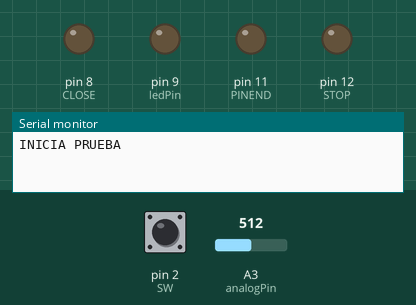
This sketch was run on a simulated Arduino Uno, built with avr-gcc and run on an emulated ATmega328P. Shown: output pins drawn as LEDs (lit = HIGH), the last lines printed to the serial monitor. Inputs (shaded band) come from the test bench; at power-on: A3 (analogPin) = 512, pin 2 (SW) HIGH.

Above: at 0.1 s.
At 4.8 s:
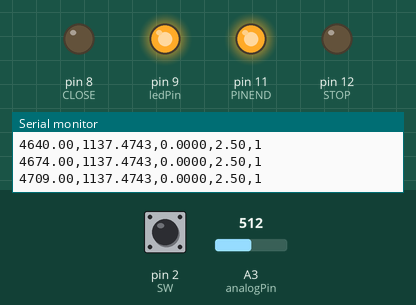
4.9 s: A3 (analogPin) set to 525
7.9 s: A3 (analogPin) set to 0
Timing chart, 0 to 10.9 s (numbered marks = the images above; inputs shaded):
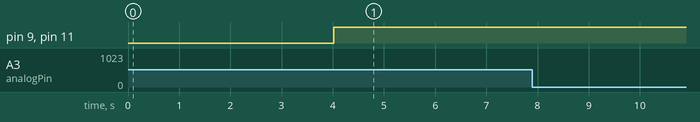

The sketch:

transformacionNoStop.ino
```cpp
#define PINEND 11
#define R1 2.2
#define percent 1.0
//#define VBOOST 3.5
#define lapseTime 5000       // DURACION DEL PULSO EN milisegundos
#define nDato 3
#define cLimit 3
#define ignoreP 1.01
#define ignoreD 5
#define dataCenter 6
#define STOP 12

#define limPruebas 5

#define window 5
#define meanWindow 11
#define stdLimit 0.015
#define ratioLimit .98
#define WAIT 1000
#define DELAY 4000

int val1 = 0;

#define VS A0
#define analogPin A3     // potentiometer wiper (middle terminal) connected to analog pin 3
int ledPin = 9;
int nPruebas = 0;
#define CLOSE 8

#define CAPTURE 7
#define VIDEOEND 6

#define SW 2

int val = 0;           // variable to store the value read
float current = 0;
float vout = 0;
float vestoma = 0;
float VBOOST = 0;

int diffCount = 0;
int count2 = 0;
int countSel = 0;
int countInit = 0;
int number_count2 = 0;
int countDiff = 0;
float ratio = 1;
float resistance = 1.0;
float rOld = 1.0;
float thisTime = 0;
float initTime = 0;
float rInit = 0;
float Diff = 0;
float instMean = 0;
float fMedian = 1;
float minVal = 0;
float fTH = 0;

boolean firstSort = true;
boolean firstTime = true;
boolean firstTime2 = true;
boolean ratioCheck = true;
boolean ratioCheck2 = true;
boolean checkTime = true;
boolean meanDelete = true;
boolean finish = false;

int i=0;
float K=1;
float D=1;
float squared=0;
float simple=0;

int number_count=0;
boolean init2 = true;

void setup() {
  Serial.begin(9600);          //  setup serial
  pinMode(VS, INPUT);
  pinMode(analogPin, INPUT);
  pinMode(ledPin, OUTPUT);
  pinMode(STOP, OUTPUT);
  pinMode(PINEND, OUTPUT);
  pinMode(CLOSE, OUTPUT);
  pinMode(SW, INPUT);

  pinMode(CAPTURE, INPUT);
  pinMode(VIDEOEND, INPUT);

  digitalWrite(PINEND, LOW);
  digitalWrite(STOP, LOW);
  digitalWrite(ledPin, LOW);
  digitalWrite(CLOSE, LOW);

  Serial.println("INICIA PRUEBA");


}

void loop() {

  delay(4000);
  thisTime = millis();
  initTime = millis();

  val = analogRead(VS);
  VBOOST = 5.0*(val/1023.0);
  checkTime = true;

  val = analogRead(analogPin);


  {
    Serial.println("INICIA PRUEBA");
    Serial.println("Tiempo(ms) / Corriente (mA) / Resistencia (ohm) / Voltaje (V) / Switch");
    digitalWrite(PINEND, HIGH);
    initTime = millis();
    digitalWrite(ledPin, HIGH);
    digitalWrite(STOP, LOW);
    while(true)
    {
      int expand = digitalRead(SW);
      val = analogRead(analogPin);
      Serial.print(thisTime);
      Serial.print(",");
      vout = 5.0*(val/1023.0);


      current = vout/R1;
      //vrms = (DC/255.0)*(VBOOST^2)/R1;


      vestoma = VBOOST - vout;

      resistance = vestoma/current;

      Serial.print(current*1000,4);
      Serial.print(",");
      Serial.print(resistance,4);
      Serial.print(",");
      Serial.print(VBOOST);
      Serial.print(",");
      Serial.println(expand);


      thisTime = millis();

      checkTime = ((thisTime - initTime) < lapseTime);
    }

    digitalWrite(ledPin, LOW);

    digitalWrite(PINEND, LOW);

    Serial.println("TERMINADO");
  }


}
```
